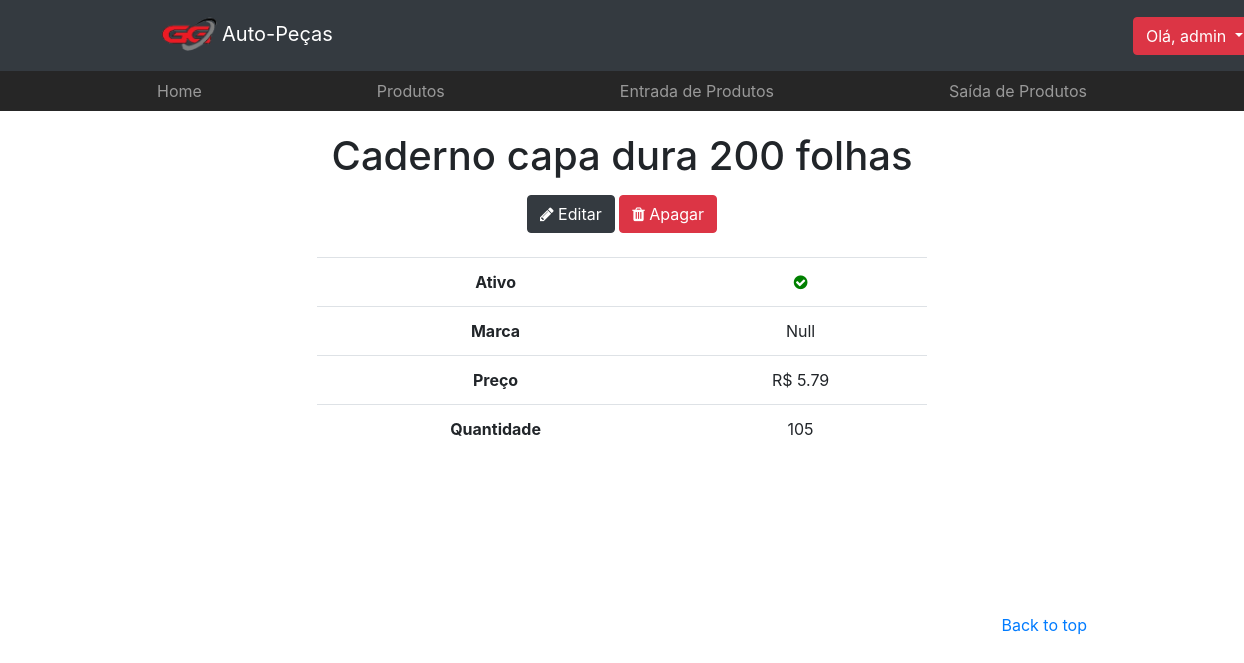
The app's page /products/3/ (signed in) with its own data.
### app/models.py (models this page shows, shortened)
class Produto(models.Model):
    nome = models.CharField(max_length=100)
    codigo = models.IntegerField(default=None)
    marca = models.CharField(max_length=100, default=None)
    quantidade = models.IntegerField()
    preco = models.DecimalField(max_digits=100, decimal_places= 2, default=None)
    ativo = models.BooleanField(default=True)
    def __str__(self):
        return str(self.nome)
    class Meta:
        db_table = 'produto'

### app/views.py (the view)
# urls.py: path('products/<int:id>/', views.produto, name='produto'),
@login_required(login_url='/login')
def produto(request, id):
    obj = Produto.objects.get(id=id)
    context = {'object': obj}
    return render (request, 'app/produto.html', context)

### app/templates/app/produto.html (shortened to what this page needs)
<!DOCTYPE html>
<html>
<head>
    {% load static %}
    <link rel="stylesheet" type="text/css" href="{% static 'app/css/bootstrap/bootstrap.min.css' %}">
    <link rel="stylesheet" type="text/css" href="{% static 'app/css/produto.css' %}">
    <link rel="stylesheet" href="https://cdnjs.cloudflare.com/ajax/libs/font-awesome/4.7.0/css/font-awesome.min.css">
</head>
<body>
    <header>
        <nav class="navbar navbar-expand-lg navbar-dark bg-dark">
            <div class="container">
                <a class="navbar-brand" href="{% url 'home' %}"><img src="{% static 'app/img/icn.png' %}" alt="some text" width=65 height=45>Auto-Peças</a>
                <div class="collapse navbar-collapse" id="navbarsExample07">
                  {% if user.is_authenticated %}
                  <div class="dropdown">
                      <a class="btn btn-danger dropdown-toggle" href="#" role="button" id="dropdownMenuLink" data-toggle="dropdown" aria-haspopup="true" aria-expanded="false"> Olá, {{ user.username}}
                      </a>
                  </div>
                  {% endif %}
                </div>
            </div>
        </nav>
        <nav class="site-header">
            <div class="container d-flex flex-column flex-md-row justify-content-between">
                <a class="py-2 d-none d-md-inline-block" href="{% url 'home' %}">Home</a>
                <a class="py-2 d-none d-md-inline-block" href="{% url 'products' %}">Produtos</a>
                <a class="py-2 d-none d-md-inline-block" href="{% url 'estoque_entrada' %}">Entrada de Produtos</a>
                <a class="py-2 d-none d-md-inline-block" href="#">Saída de Produtos</a>
            </div>
        </nav>
    </header>
    <body>
        <section class="jumbotron text-center">
            <div class="container">
            <h1>{{ object }}</h1>
                <span class=""><a href="/products/register/?id={{ object.id }}"><button type="button" class="btn btn-dark"><span class="fa fa-pencil"></span> Editar</button></a></span>
                <span class=""><a href="/products/delete/{{ object.id }}"><button type="button" class="btn btn-danger"><span class="fa fa-trash"></span> Apagar</button></a></span>
                <br>
                <br>
                <table class="table table-user-information">
                    <tbody>
                      <tr>
                        <th class="">Ativo</th>
                        <td>
                          {% if object.ativo %}
                            <i class="fa fa-check-circle ok"></i>
                          {% else %}
                            <i class="fa fa-minus-circle no"></i>
                          {% endif %}
                        </td>
                      </tr>
                      <tr>
                        <th class="">Marca</th>
                        <td>{{ object.marca }}</td>
                      </tr>
                      <tr>
                        <th class="">Preço</th>
                        <td>R$ {{ object.preco }}</td>
                      </tr>
                      <tr>
                        <th class="">Quantidade</th>
                        <td>{{ object.quantidade }}</td>
                      </tr>
                    </tbody>
                  </table>
            </div>
        </section>
        <footer class="text-muted">
            <div class="container">
                <p class="float-right">
                    <a href="#">Back to top</a>
                </p>
            </div>
        </footer>
    </body>

### app/static/app/css/produto.css (style rules this page uses)
.navbar-brand { display: inline-block; padding-top: .3125rem; margin-right: 50rem; font-size: 1.25rem; line-height: inherit; white-space: nowrap; }
.container { max-width: 960px; }
.site-header { background-color: rgba(0, 0, 0, .85); -webkit-backdrop-filter: saturate(180%) blur(20px); backdrop-filter: saturate(180%) blur(20px); }
.site-header a { color: #999; transition: ease-in-out color .15s; }
.jumbotron { padding-top: 3rem; padding-bottom: 3rem; margin-bottom: 0; background-color: #fff; }
@media (min-width: 768px) { .jumbotron { padding-top: 6rem; padding-bottom: 6rem; } }
.jumbotron h1 { font-size: 2.5rem; margin-top: -75px; margin-bottom: 15px; }
.jumbotron .container { max-width: 40rem; }
footer { padding-top: 3rem; padding-bottom: 3rem; }
footer p { margin-bottom: .25rem; }
.ok { color:green; }

### records on screen
Produto: nome "Caderno capa dura 200 folhas", marca "Null", preco "5.79", quantidade "105"

### other values on screen
{{ user.username }} "admin"
